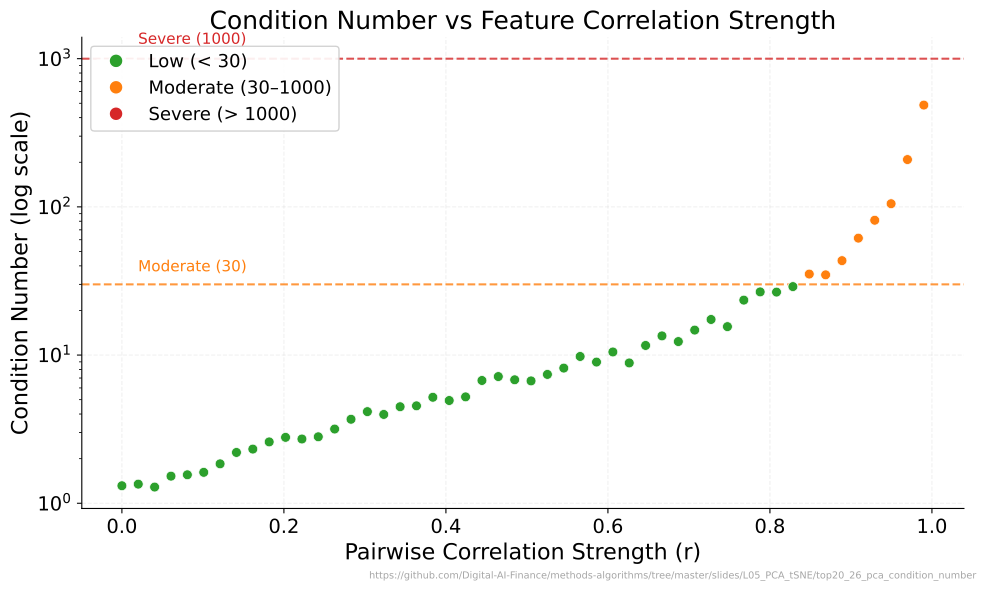

Generate this figure with Python:
"""Condition Number vs Feature Correlation Strength - Shows how increasing pairwise correlation inflates condition number."""
import matplotlib.pyplot as plt
import numpy as np
from pathlib import Path

import sys
sys.path.insert(0, str(Path(__file__).resolve().parents[3] / 'templates'))
from chart_style import apply_style, COLORS, MLPURPLE, MLBLUE, MLORANGE, MLGREEN, MLRED, MLLAVENDER
apply_style()

CHART_METADATA = {
    "title": "Condition Number vs Feature Correlation Strength",
    "description": "Scatter plot showing condition number (log scale) vs pairwise correlation strength, with severity thresholds.",
    "url": "https://github.com/Digital-AI-Finance/methods-algorithms/tree/master/slides/L05_PCA_tSNE/top20_26_pca_condition_number"
}


np.random.seed(42)

p = 5
n_samples = 500
r_values = np.linspace(0, 0.99, 50)
condition_numbers = []

for r in r_values:
    # Build correlation matrix with pairwise correlation r
    corr = np.full((p, p), r)
    np.fill_diagonal(corr, 1.0)
    # Cholesky decomposition
    L = np.linalg.cholesky(corr)
    # Generate correlated data
    Z = np.random.randn(n_samples, p)
    X = Z @ L.T
    # Covariance eigenvalues
    cov = np.cov(X, rowvar=False)
    eigvals = np.linalg.eigvalsh(cov)
    eigvals = np.sort(eigvals)[::-1]
    cond = eigvals[0] / max(eigvals[-1], 1e-12)
    condition_numbers.append(cond)

condition_numbers = np.array(condition_numbers)

# Color by severity
colors = []
for c in condition_numbers:
    if c < 30:
        colors.append(MLGREEN)
    elif c < 1000:
        colors.append(MLORANGE)
    else:
        colors.append(MLRED)

fig, ax = plt.subplots()

ax.scatter(r_values, condition_numbers, c=colors, s=50, edgecolors='white', linewidths=0.5, zorder=3)
ax.set_yscale('log')

# Threshold lines
ax.axhline(y=30, color=MLORANGE, linestyle='--', linewidth=1.5, alpha=0.8)
ax.text(0.02, 35, 'Moderate (30)', fontsize=11, color=MLORANGE, va='bottom')

ax.axhline(y=1000, color=MLRED, linestyle='--', linewidth=1.5, alpha=0.8)
ax.text(0.02, 1200, 'Severe (1000)', fontsize=11, color=MLRED, va='bottom')

ax.set_xlabel('Pairwise Correlation Strength (r)')
ax.set_ylabel('Condition Number (log scale)')
ax.set_title('Condition Number vs Feature Correlation Strength')

# Legend
from matplotlib.lines import Line2D
legend_elements = [
    Line2D([0], [0], marker='o', color='w', markerfacecolor=MLGREEN, markersize=10, label='Low (< 30)'),
    Line2D([0], [0], marker='o', color='w', markerfacecolor=MLORANGE, markersize=10, label='Moderate (30\u20131000)'),
    Line2D([0], [0], marker='o', color='w', markerfacecolor=MLRED, markersize=10, label='Severe (> 1000)'),
]
ax.legend(handles=legend_elements, loc='upper left', framealpha=0.9)

plt.figtext(0.99, 0.01, CHART_METADATA['url'], fontsize=7, color='gray', ha='right', va='bottom', alpha=0.7)
plt.tight_layout()
plt.savefig(Path(__file__).parent / 'chart.pdf', dpi=300, bbox_inches='tight', facecolor='white')
plt.close()
